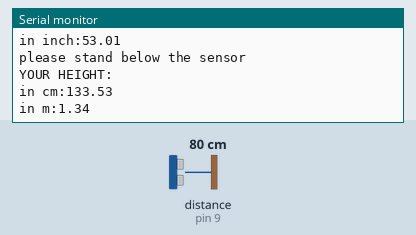
Simulated run of this sketch. Board: Arduino Uno, built with avr-gcc and run on an emulated ATmega328P. Shown: the last lines printed to the serial monitor. Wiring (inferred from the names in the program): ultrasonic range finder: trigger pin 10; echo pin 9. Inputs (shaded band) come from the test bench; at power-on: distance to the obstacle (sensor on pin 9) 80 cm. The echo pulse lasts 58.3 µs per cm.

Above: at 1.2 s.
1.3 s: distance to the obstacle (sensor on pin 9) set to 250 cm
At 2.2 s:
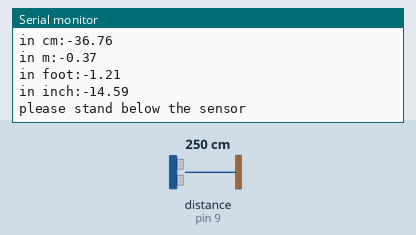
4.3 s: distance to the obstacle (sensor on pin 9) set to 120 cm
At 4.9 s:
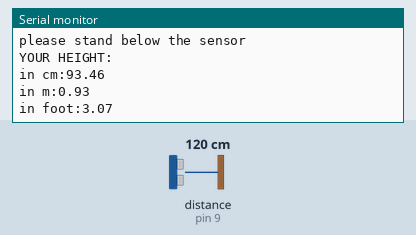
10.3 s: distance to the obstacle (sensor on pin 9) set to 2 cm
At 11.0 s:
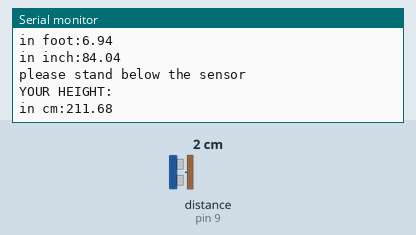
13.3 s: distance to the obstacle (sensor on pin 9) set to 299 cm
At 14.3 s:
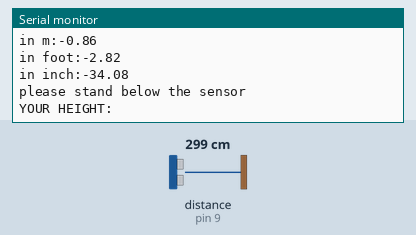
Timing chart, 0 to 16.3 s (numbered marks = the images above; inputs shaded):
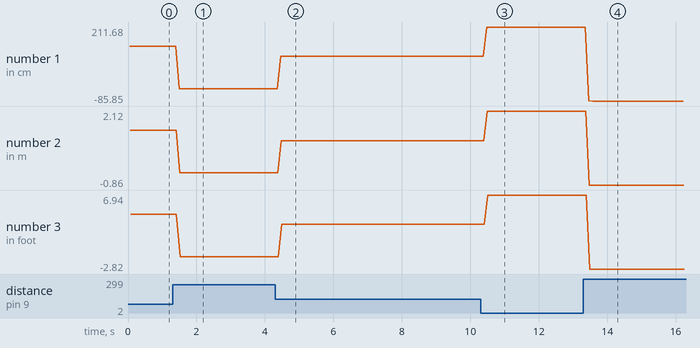

The sketch:

code.ino
```cpp
//pin declartaion
//pin mode declaration
//pin data declaration

int trigPin = 10;
int echoPin = 9;
float duration, cm, inch, foot, m, hcm;

void setup()
{
    pinMode(trigPin, OUTPUT);
    pinMode(echoPin, INPUT);
    Serial.begin(9600);
}

void loop()
{
    digitalWrite(trigPin, LOW);
    delayMicroseconds(5);
    digitalWrite(trigPin, HIGH);
    delayMicroseconds(10);
    digitalWrite(trigPin, LOW);

    pinMode(echoPin, INPUT);
    duration = pulseIn(echoPin, HIGH);
    cm = (duration / 2) / 29.1;

    hcm = 213.36 - cm;
    foot = hcm * 0.0328;
    inch = hcm * 0.397;
    m = hcm * 0.01;

    Serial.print("please stand below the sensor");
    Serial.println();
    Serial.print("YOUR HEIGHT:");
    Serial.println();
    Serial.print("in cm:");
    Serial.print(hcm);
    Serial.println();
    Serial.print("in m:");
    Serial.print(m);
    Serial.println();
    Serial.print("in foot:");
    Serial.print(foot);
    Serial.println();
    Serial.print("in inch:");
    Serial.print(inch);
    Serial.println();
}
```

Measured:
- after the input at 1.3 s, the serial monitor: prints a new line after 0.19 s (image 1)
- after the input at 4.3 s, the serial monitor: prints a new line after 0.16 s (image 2)
- after the input at 10.3 s, the serial monitor: prints a new line after 0.18 s (image 3)
- after the input at 13.3 s, the serial monitor: prints a new line after 0.16 s (image 4)
- plotted number 1: 133.53 → -36.76 after the input at 1.3 s, -36.76 → 93.46 after the input at 4.3 s, 93.46 → 211.68 after the input at 10.3 s, 211.68 → -85.85 after the input at 13.3 s
- plotted number 2: 1.34 → -0.37 after the input at 1.3 s, -0.37 → 0.93 after the input at 4.3 s, 0.93 → 2.12 after the input at 10.3 s, 2.12 → -0.86 after the input at 13.3 s
- plotted number 3: 4.38 → -1.21 after the input at 1.3 s, -1.21 → 3.07 after the input at 4.3 s, 3.07 → 6.94 after the input at 10.3 s, 6.94 → -2.82 after the input at 13.3 s
